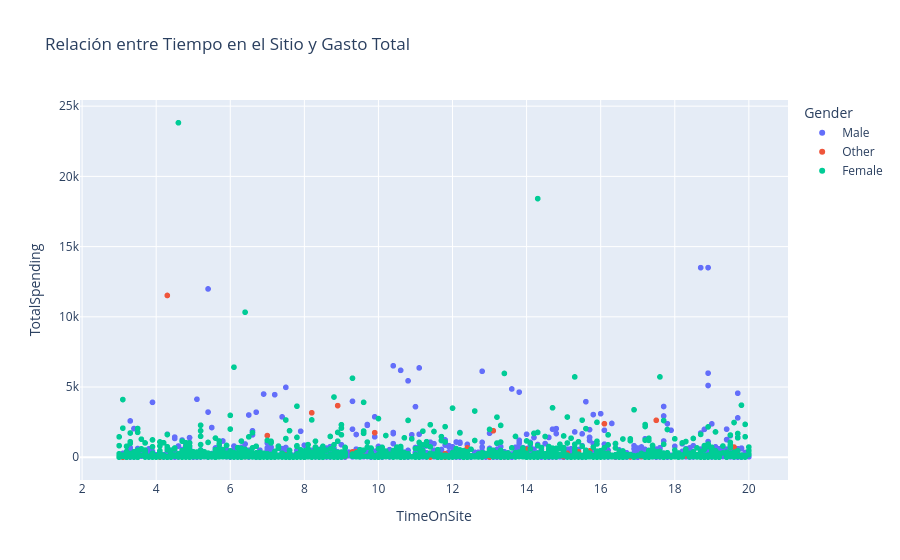

The notebook cell this image was saved under:
### Markdown cell above
## Análisis de Comportamiento
Visualizamos la relación entre el tiempo en el sitio y el gasto total, y comparamos el gasto entre suscriptores y no suscriptores.

### Code cell
# Scatter plot: TimeOnSite vs TotalSpending
fig = px.scatter(df, x='TimeOnSite', y='TotalSpending', color='Gender', title='Relación entre Tiempo en el Sitio y Gasto Total')
fig.show()

# Boxplot: TotalSpending por suscripción
plt.figure(figsize=(8,4))
sns.boxplot(x='IsSubscribed', y='TotalSpending', data=df)
plt.title('Gasto Total según Suscripción al Boletín')
plt.xlabel('Suscripción (0=No, 1=Sí)')
plt.ylabel('Gasto Total (USD)')
plt.show()

### Figure 1 — Plotly figure (JSON) as saved in the notebook; plotly's stock layout.template omitted (floating-point values rounded to 4 significant figures; data arrays with more than 128 entries replaced by an {"elided": "..."} marker saying what was removed)
{"data": [{"hovertemplate": "Gender=Male<br>TimeOnSite=%{x}<br>TotalSpending=%{y}<extra></extra>", "legendgroup": "Male", "marker": {"color": "#636efa", "symbol": "circle"}, "mode": "markers", "name": "Male", "showlegend": true, "type": "scattergl", "x": {"elided": "1189 float values"}, "xaxis": "x", "y": {"elided": "1189 float values"}, "yaxis": "y"}, {"hovertemplate": "Gender=Other<br>TimeOnSite=%{x}<br>TotalSpending=%{y}<extra></extra>", "legendgroup": "Other", "marker": {"color": "#EF553B", "symbol": "circle"}, "mode": "markers", "name": "Other", "showlegend": true, "type": "scattergl", "x": [18.4, 11.4, 13.1, 17.4, 9.3, 12.4, 7.5, 18.2, 4.4, 8.3, 13.4, 8.0, 7.7, 15.7, 15.0, 11.1, 14.6, 15.2, 6.8, 4.1, 3.1, 14.8, 4.9, 8.2, 15.4, 9.6, 16.4, 16.8, 15.8, 18.7, 16.2, 9.9, 4.0, 11.8, 17.7, 11.8, 9.4, 11.4, 18.6, 12.7, 19.5, 13.1, 18.1, 16.2, 13.2, 8.9, 9.1, 4.2, 19.8, 19.1, 13.1, 12.3, 11.7, 4.3, 14.2, 17.5, 4.9, 14.4, 16.1, 3.1, 16.9, 10.8, 8.9, 10.2, 5.8, 13.0, 18.9, 15.1, 14.0, 4.4, 19.6, 8.4, 12.5, 14.8, 11.6, 16.5, 4.1, 7.0, 17.1, 6.4, 18.4, 17.3, 19.7, 9.9, 15.4, 6.0, 4.1, 7.1, 18.3], "xaxis": "x", "y": [47.52, 37.1, 263.3, 64.97, 381.1, 673.6, 176.0, 143.5, 99.95, 496.7, 20.25, 160.4, 40.09, 450.8, 48.79, 76.67, 487.7, 28.35, 84.95, 5.29, 5.73, 606.8, 336.1, 3168.0, 54.48, 86.48, 25.39, 28.14, 52.6, 56.3, 159.7, 100.1, 104.6, 3.85, 58.55, 259.1, 386.6, 9.52, 55.78, 28.24, 290.4, 1889.0, 25.84, 295.1, 61.02, 3677.0, 65.96, 49.2, 121.2, 56.81, 266.6, 37.86, 28.13, 11520.0, 43.01, 2630.0, 294.2, 93.39, 2386.0, 59.28, 36.23, 202.4, 47.88, 125.2, 117.7, 18.11, 74.27, 283.7, 561.2, 60.08, 724.7, 23.04, 103.9, 153.0, 41.33, 32.65, 76.53, 1544.0, 53.59, 26.46, 278.9, 264.8, 92.92, 1750.0, 384.3, 40.39, 111.5, 20.16, 106.2], "yaxis": "y"}, {"hovertemplate": "Gender=Female<br>TimeOnSite=%{x}<br>TotalSpending=%{y}<extra></extra>", "legendgroup": "Female", "marker": {"color": "#00cc96", "symbol": "circle"}, "mode": "markers", "name": "Female", "showlegend": true, "type": "scattergl", "x": {"elided": "1222 float values"}, "xaxis": "x", "y": {"elided": "1222 float values"}, "yaxis": "y"}], "layout": {"legend": {"title": {"text": "Gender"}, "tracegroupgap": 0}, "title": {"text": "Relación entre Tiempo en el Sitio y Gasto Total"}, "xaxis": {"anchor": "y", "domain": [0, 1], "title": {"text": "TimeOnSite"}}, "yaxis": {"anchor": "x", "domain": [0, 1], "title": {"text": "TotalSpending"}}}}
